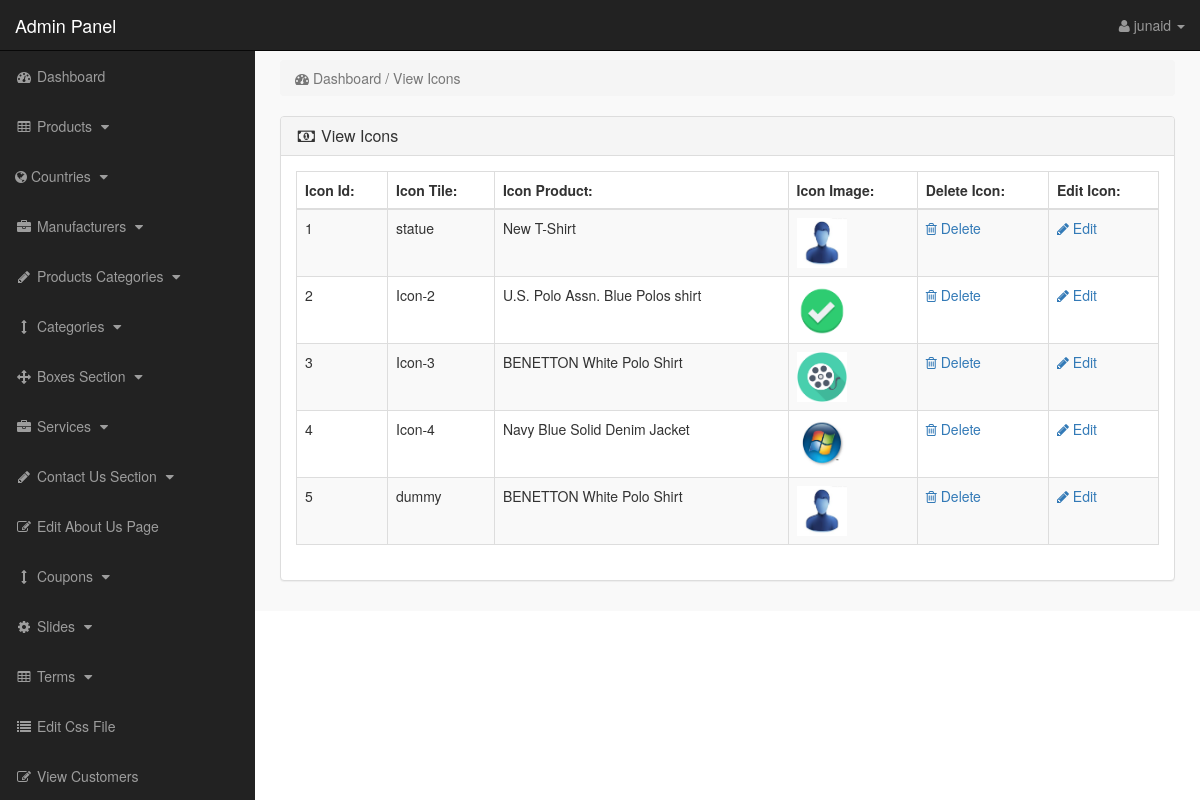
The app's page /admin_area/index.php?view_icons (signed in), older data.
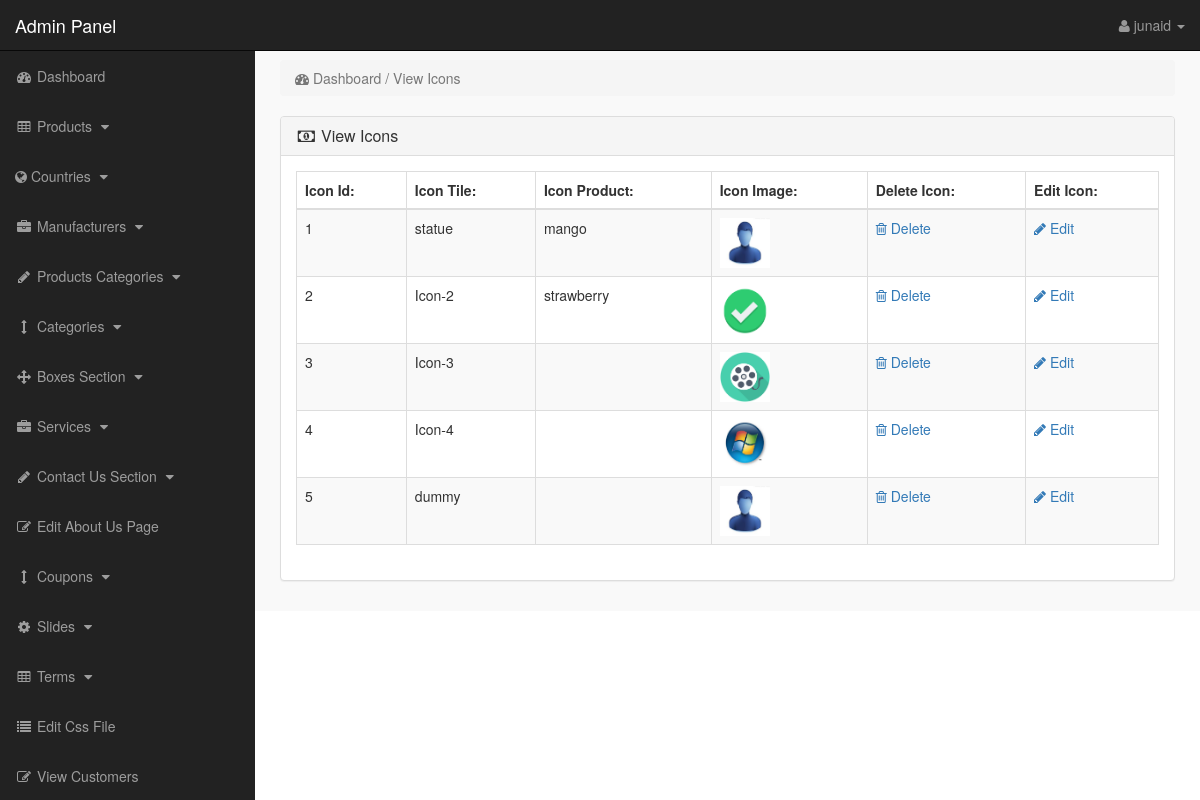
The same page, newer data.
### tables this page shows
CREATE TABLE `icons` (
  `icon_id` int(10) NOT NULL,
  `icon_product` int(10) NOT NULL,
  `icon_title` varchar(255) NOT NULL,
  `icon_image` varchar(255) NOT NULL
);

CREATE TABLE `products` (
  `product_id` int(10) NOT NULL,
  `p_cat_id` int(10) NOT NULL,
  `cat_id` int(10) NOT NULL,
  `manufacturer_id` int(10) NOT NULL,
  `date` timestamp NOT NULL DEFAULT current_timestamp() ON UPDATE current_timestamp(),
  `product_title` text NOT NULL,
  `product_seo_desc` text NOT NULL,
  `product_url` text NOT NULL,
  `product_img1` text NOT NULL,
  `product_img2` text NOT NULL,
  `product_img3` text NOT NULL,
  `product_price` int(10) NOT NULL,
  `product_psp_price` int(100) NOT NULL,
  `product_desc` text NOT NULL,
  `product_features` text NOT NULL,
  `product_video` text NOT NULL,
  `product_keywords` text NOT NULL,
  `product_label` text NOT NULL,
  `product_type` text NOT NULL,
  `product_weight` decimal(10,1) NOT NULL,
  `status` varchar(255) NOT NULL
);

### admin_area/view_icons.php (the view)
<?php
if(!isset($_SESSION['admin_email'])){
echo "<script>window.open('login.php','_self')</script>";
}
else {
?>
<div class="row">
<div class="col-lg-12">
<ol class="breadcrumb">
<li class="active">
<i class="fa fa-dashboard"> </i> Dashboard / View Icons
</li>
</ol>
</div>
</div>
<div class="row">
<div class="col-lg-12">
<div class="panel panel-default">
<div class="panel-heading">
<h3 class="panel-title">
<i class="fa fa-money fa-fw"> </i> View Icons
</h3>
</div>
<div class="panel-body">
<div class="table-responsive">
<table class="table table-bordered table-hover table-striped">
<thead>
<tr>
<th>Icon Id:</th>
<th>Icon Tile:</th>
<th>Icon Product:</th>
<th>Icon Image:</th>
<th>Delete Icon:</th>
<th>Edit Icon:</th>
</tr>
</thead>
<tbody>
<?php
$i = 0;
$get_icons = "select * from icons";
$run_icons = mysqli_query($con,$get_icons);
while($row_icons = mysqli_fetch_array($run_icons)){
$icon_id = $row_icons['icon_id'];
$product_id = $row_icons['icon_product'];
$icon_title = $row_icons['icon_title'];
$icon_image = $row_icons['icon_image'];
$get_p = "select * from products where product_id='$product_id'";
$run_p = mysqli_query($con,$get_p);
$row_p = mysqli_fetch_array($run_p);
$p_title = $row_p['product_title'];
$i++;
?>
<tr>
<td><?php echo $i; ?></td>
<td><?php echo $icon_title; ?></td>
<td><?php echo $p_title; ?></td>
<td>
<img src="icon_images/<?php echo $icon_image; ?>" width="50" height="50">
</td>
<td>
<a href="index.php?delete_icon=<?php echo $icon_id; ?>">
<i class="fa fa-trash-o"> </i> Delete
</a>
</td>
<td>
<a href="index.php?edit_icon=<?php echo $icon_id; ?>">
<i class="fa fa-pencil"> </i> Edit
</a>
</td>
</tr>
<?php } ?>
</tbody>
</table>
</div>
</div>
</div>
</div>
</div>
<?php } ?>

Row changes from the older to the newer data that the page shows:
changed through a linked row, icons "statue": products.product_title "New T-Shirt" → "mango"
changed through a linked row, icons "Icon-2": products.product_title "U.S. Polo Assn. Blue Polos shirt" → "strawberry"
shown differently, row unchanged: icons "Icon-3": products.product_title "BENETTON White Polo Shirt" → (not shown)
shown differently, row unchanged: icons "Icon-4": products.product_title "Navy Blue Solid Denim Jacket" → (not shown)
shown differently, row unchanged: icons "dummy": products.product_title "BENETTON White Polo Shirt" → (not shown)
